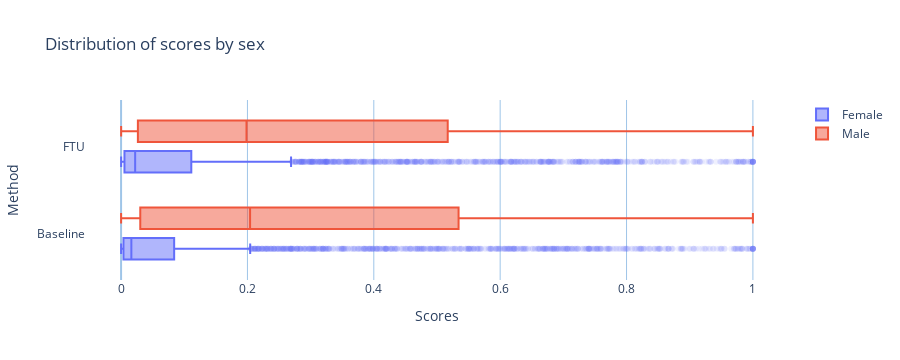

Notebook code for this chart:
### Markdown cell above
NOTE: use

### Code cell
dp_box = group_box_plots(
    np.concatenate([bl_test_probs, test_probs]),
    np.tile(test.sex.map({0: "Female", 1: "Male"}), 2),
    groups=np.concatenate(
        [np.zeros_like(bl_test_probs), np.ones_like(test_probs)]
    ),
    group_names=["Baseline", "FTU"],
    title="Distribution of scores by sex",
    xlabel="Scores",
    ylabel="Method",
)
dp_box

### Figure 1 — Plotly figure (JSON) as saved in the notebook; plotly's stock layout.template omitted (floating-point values rounded to 4 significant figures; data arrays with more than 128 entries replaced by an {"elided": "..."} marker saying what was removed)
{"data": [{"hoverinfo": "name+x", "line": {"color": "#636EFA"}, "marker": {"color": "rgba(99,110,250,0.1)"}, "name": "Female", "orientation": "h", "type": "box", "x": {"elided": "9826 float values"}, "y": {"elided": "9826 int values"}}, {"hoverinfo": "name+x", "line": {"color": "#EF553B"}, "marker": {"color": "rgba(239,85,59,0.1)"}, "name": "Male", "orientation": "h", "type": "box", "x": {"elided": "20294 float values"}, "y": {"elided": "20294 int values"}}], "layout": {"autosize": true, "boxmode": "group", "height": 360, "hovermode": "closest", "paper_bgcolor": "rgba(0,0,0,0)", "plot_bgcolor": "rgba(0,0,0,0)", "title": {"text": "Distribution of scores by sex"}, "xaxis": {"gridcolor": "rgb(159, 197, 232)", "hoverformat": ".3f", "title": {"text": "Scores"}, "zerolinecolor": "rgb(159, 197, 232)"}, "yaxis": {"gridcolor": "rgba(0,0,0,0)", "ticktext": ["Baseline", "FTU"], "tickvals": [0, 1], "title": {"text": "Method"}, "zerolinecolor": "rgba(0,0,0,0)"}}}
